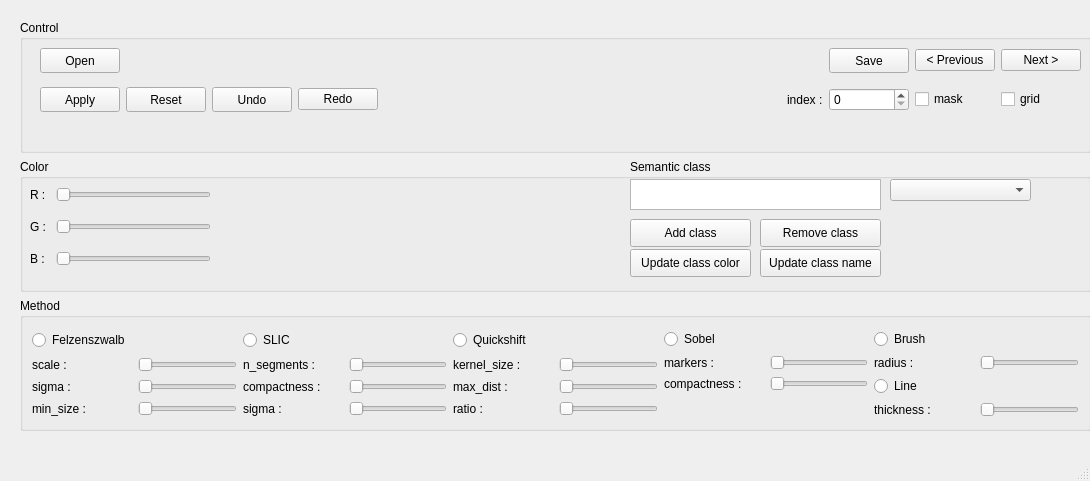
<?xml version="1.0" encoding="UTF-8"?>
<ui version="4.0">
 <class>MainWindow</class>
 <widget class="QMainWindow" name="MainWindow">
  <property name="geometry">
   <rect>
    <x>0</x>
    <y>0</y>
    <width>1090</width>
    <height>481</height>
   </rect>
  </property>
  <property name="sizePolicy">
   <sizepolicy hsizetype="Fixed" vsizetype="Fixed">
    <horstretch>0</horstretch>
    <verstretch>0</verstretch>
   </sizepolicy>
  </property>
  <property name="minimumSize">
   <size>
    <width>1090</width>
    <height>481</height>
   </size>
  </property>
  <property name="maximumSize">
   <size>
    <width>1090</width>
    <height>481</height>
   </size>
  </property>
  <property name="windowTitle">
   <string>MainWindow</string>
  </property>
  <widget class="QWidget" name="centralwidget">
   <widget class="QWidget" name="verticalLayoutWidget_2">
    <property name="geometry">
     <rect>
      <x>20</x>
      <y>20</y>
      <width>1071</width>
      <height>411</height>
     </rect>
    </property>
    <layout class="QVBoxLayout" name="verticalLayout_2">
     <item>
      <layout class="QHBoxLayout" name="horizontalLayout_8">
       <item>
        <widget class="QGroupBox" name="groupBox_3">
         <property name="title">
          <string>Control</string>
         </property>
         <widget class="QWidget" name="gridLayoutWidget_2">
          <property name="geometry">
           <rect>
            <x>20</x>
            <y>20</y>
            <width>1041</width>
            <height>81</height>
           </rect>
          </property>
          <layout class="QGridLayout" name="gridLayout_10">
           <item row="1" column="3">
            <widget class="QPushButton" name="pushButton_14">
             <property name="sizePolicy">
              <sizepolicy hsizetype="Fixed" vsizetype="Fixed">
               <horstretch>0</horstretch>
               <verstretch>0</verstretch>
              </sizepolicy>
             </property>
             <property name="minimumSize">
              <size>
               <width>0</width>
               <height>25</height>
              </size>
             </property>
             <property name="text">
              <string>Undo</string>
             </property>
            </widget>
           </item>
           <item row="1" column="1">
            <widget class="QPushButton" name="pushButton_2">
             <property name="sizePolicy">
              <sizepolicy hsizetype="Fixed" vsizetype="Fixed">
               <horstretch>0</horstretch>
               <verstretch>0</verstretch>
              </sizepolicy>
             </property>
             <property name="minimumSize">
              <size>
               <width>0</width>
               <height>25</height>
              </size>
             </property>
             <property name="text">
              <string>Reset</string>
             </property>
            </widget>
           </item>
           <item row="0" column="8">
            <widget class="QPushButton" name="pushButton_6">
             <property name="sizePolicy">
              <sizepolicy hsizetype="Fixed" vsizetype="Fixed">
               <horstretch>0</horstretch>
               <verstretch>0</verstretch>
              </sizepolicy>
             </property>
             <property name="text">
              <string>&lt; Previous</string>
             </property>
            </widget>
           </item>
           <item row="0" column="0">
            <widget class="QPushButton" name="pushButton_3">
             <property name="sizePolicy">
              <sizepolicy hsizetype="Fixed" vsizetype="Fixed">
               <horstretch>0</horstretch>
               <verstretch>0</verstretch>
              </sizepolicy>
             </property>
             <property name="minimumSize">
              <size>
               <width>0</width>
               <height>25</height>
              </size>
             </property>
             <property name="text">
              <string>Open</string>
             </property>
            </widget>
           </item>
           <item row="1" column="0">
            <widget class="QPushButton" name="pushButton_4">
             <property name="sizePolicy">
              <sizepolicy hsizetype="Fixed" vsizetype="Fixed">
               <horstretch>0</horstretch>
               <verstretch>0</verstretch>
              </sizepolicy>
             </property>
             <property name="minimumSize">
              <size>
               <width>0</width>
               <height>25</height>
              </size>
             </property>
             <property name="text">
              <string>Apply</string>
             </property>
            </widget>
           </item>
           <item row="0" column="9">
            <widget class="QPushButton" name="pushButton_5">
             <property name="sizePolicy">
              <sizepolicy hsizetype="Fixed" vsizetype="Fixed">
               <horstretch>0</horstretch>
               <verstretch>0</verstretch>
              </sizepolicy>
             </property>
             <property name="text">
              <string>Next &gt;</string>
             </property>
            </widget>
           </item>
           <item row="1" column="9">
            <widget class="QCheckBox" name="checkBox">
             <property name="text">
              <string>grid</string>
             </property>
            </widget>
           </item>
           <item row="1" column="8">
            <widget class="QCheckBox" name="checkBox_2">
             <property name="text">
              <string>mask</string>
             </property>
            </widget>
           </item>
           <item row="0" column="1">
            <widget class="QLabel" name="label_3">
             <property name="text">
              <string/>
             </property>
            </widget>
           </item>
           <item row="0" column="5">
            <widget class="QLabel" name="label">
             <property name="text">
              <string/>
             </property>
            </widget>
           </item>
           <item row="0" column="7">
            <widget class="QPushButton" name="pushButton">
             <property name="sizePolicy">
              <sizepolicy hsizetype="Fixed" vsizetype="Fixed">
               <horstretch>0</horstretch>
               <verstretch>0</verstretch>
              </sizepolicy>
             </property>
             <property name="minimumSize">
              <size>
               <width>0</width>
               <height>25</height>
              </size>
             </property>
             <property name="text">
              <string>Save</string>
             </property>
            </widget>
           </item>
           <item row="1" column="4">
            <widget class="QPushButton" name="pushButton_13">
             <property name="sizePolicy">
              <sizepolicy hsizetype="Fixed" vsizetype="Fixed">
               <horstretch>0</horstretch>
               <verstretch>0</verstretch>
              </sizepolicy>
             </property>
             <property name="text">
              <string>Redo</string>
             </property>
            </widget>
           </item>
           <item row="1" column="7">
            <widget class="QSpinBox" name="spinBox"/>
           </item>
           <item row="1" column="6">
            <widget class="QLabel" name="label_12">
             <property name="sizePolicy">
              <sizepolicy hsizetype="Fixed" vsizetype="Preferred">
               <horstretch>0</horstretch>
               <verstretch>0</verstretch>
              </sizepolicy>
             </property>
             <property name="text">
              <string>index :</string>
             </property>
            </widget>
           </item>
          </layout>
         </widget>
        </widget>
       </item>
      </layout>
     </item>
     <item>
      <layout class="QHBoxLayout" name="horizontalLayout">
       <item>
        <widget class="QGroupBox" name="groupBox_2">
         <property name="title">
          <string>Color</string>
         </property>
         <widget class="QWidget" name="gridLayoutWidget">
          <property name="geometry">
           <rect>
            <x>10</x>
            <y>20</y>
            <width>181</width>
            <height>98</height>
           </rect>
          </property>
          <layout class="QGridLayout" name="gridLayout_9">
           <item row="1" column="0">
            <layout class="QHBoxLayout" name="horizontalLayout_6">
             <item>
              <widget class="QLabel" name="label_5">
               <property name="sizePolicy">
                <sizepolicy hsizetype="Fixed" vsizetype="Fixed">
                 <horstretch>0</horstretch>
                 <verstretch>0</verstretch>
                </sizepolicy>
               </property>
               <property name="minimumSize">
                <size>
                 <width>20</width>
                 <height>20</height>
                </size>
               </property>
               <property name="text">
                <string>G :</string>
               </property>
              </widget>
             </item>
             <item>
              <widget class="QSlider" name="g_slider">
               <property name="orientation">
                <enum>Qt::Horizontal</enum>
               </property>
              </widget>
             </item>
            </layout>
           </item>
           <item row="2" column="0">
            <layout class="QHBoxLayout" name="horizontalLayout_7">
             <item>
              <widget class="QLabel" name="label_6">
               <property name="sizePolicy">
                <sizepolicy hsizetype="Fixed" vsizetype="Fixed">
                 <horstretch>0</horstretch>
                 <verstretch>0</verstretch>
                </sizepolicy>
               </property>
               <property name="minimumSize">
                <size>
                 <width>20</width>
                 <height>20</height>
                </size>
               </property>
               <property name="text">
                <string>B :</string>
               </property>
              </widget>
             </item>
             <item>
              <widget class="QSlider" name="b_slider">
               <property name="orientation">
                <enum>Qt::Horizontal</enum>
               </property>
              </widget>
             </item>
            </layout>
           </item>
           <item row="0" column="0">
            <layout class="QHBoxLayout" name="horizontalLayout_5">
             <item>
              <widget class="QLabel" name="label_4">
               <property name="sizePolicy">
                <sizepolicy hsizetype="Fixed" vsizetype="Fixed">
                 <horstretch>0</horstretch>
                 <verstretch>0</verstretch>
                </sizepolicy>
               </property>
               <property name="minimumSize">
                <size>
                 <width>20</width>
                 <height>20</height>
                </size>
               </property>
               <property name="text">
                <string>R :</string>
               </property>
              </widget>
             </item>
             <item>
              <widget class="QSlider" name="r_slider">
               <property name="orientation">
                <enum>Qt::Horizontal</enum>
               </property>
              </widget>
             </item>
            </layout>
           </item>
          </layout>
         </widget>
         <widget class="QComboBox" name="class_list_combobox">
          <property name="geometry">
           <rect>
            <x>870</x>
            <y>20</y>
            <width>141</width>
            <height>22</height>
           </rect>
          </property>
         </widget>
         <widget class="QTextEdit" name="class_name_textEdit">
          <property name="geometry">
           <rect>
            <x>610</x>
            <y>20</y>
            <width>251</width>
            <height>31</height>
           </rect>
          </property>
         </widget>
         <widget class="QPushButton" name="add_class_button">
          <property name="geometry">
           <rect>
            <x>610</x>
            <y>60</y>
            <width>121</width>
            <height>28</height>
           </rect>
          </property>
          <property name="text">
           <string>Add class</string>
          </property>
         </widget>
         <widget class="QPushButton" name="remove_class_button">
          <property name="geometry">
           <rect>
            <x>740</x>
            <y>60</y>
            <width>121</width>
            <height>28</height>
           </rect>
          </property>
          <property name="text">
           <string>Remove class</string>
          </property>
         </widget>
         <widget class="QPushButton" name="update_class_color_button">
          <property name="geometry">
           <rect>
            <x>610</x>
            <y>90</y>
            <width>121</width>
            <height>28</height>
           </rect>
          </property>
          <property name="text">
           <string>Update class color</string>
          </property>
         </widget>
         <widget class="QPushButton" name="update_class_name_button">
          <property name="geometry">
           <rect>
            <x>740</x>
            <y>90</y>
            <width>121</width>
            <height>28</height>
           </rect>
          </property>
          <property name="text">
           <string>Update class name</string>
          </property>
         </widget>
         <widget class="QLabel" name="current_class_color">
          <property name="geometry">
           <rect>
            <x>1030</x>
            <y>20</y>
            <width>21</width>
            <height>20</height>
           </rect>
          </property>
          <property name="text">
           <string>    </string>
          </property>
         </widget>
         <widget class="QLabel" name="current_color_picker">
          <property name="geometry">
           <rect>
            <x>200</x>
            <y>20</y>
            <width>21</width>
            <height>20</height>
           </rect>
          </property>
          <property name="text">
           <string/>
          </property>
         </widget>
         <widget class="QLabel" name="label_7">
          <property name="geometry">
           <rect>
            <x>610</x>
            <y>0</y>
            <width>91</width>
            <height>16</height>
           </rect>
          </property>
          <property name="text">
           <string>Semantic class</string>
          </property>
         </widget>
        </widget>
       </item>
      </layout>
     </item>
     <item>
      <layout class="QHBoxLayout" name="horizontalLayout_3">
       <item>
        <widget class="QGroupBox" name="groupBox">
         <property name="title">
          <string>Method</string>
         </property>
         <layout class="QGridLayout" name="gridLayout">
          <item row="1" column="0">
           <layout class="QGridLayout" name="gridLayout_2">
            <item row="0" column="1">
             <layout class="QHBoxLayout" name="horizontalLayout_4">
              <item>
               <layout class="QGridLayout" name="gridLayout_4">
                <item row="0" column="0">
                 <widget class="QRadioButton" name="radioButton">
                  <property name="text">
                   <string>Felzenszwalb</string>
                  </property>
                 </widget>
                </item>
                <item row="1" column="0">
                 <widget class="QLabel" name="label_1">
                  <property name="sizePolicy">
                   <sizepolicy hsizetype="Fixed" vsizetype="Preferred">
                    <horstretch>0</horstretch>
                    <verstretch>0</verstretch>
                   </sizepolicy>
                  </property>
                  <property name="minimumSize">
                   <size>
                    <width>100</width>
                    <height>0</height>
                   </size>
                  </property>
                  <property name="text">
                   <string>scale :</string>
                  </property>
                  <property name="alignment">
                   <set>Qt::AlignLeading|Qt::AlignLeft|Qt::AlignVCenter</set>
                  </property>
                 </widget>
                </item>
                <item row="2" column="1">
                 <widget class="QSlider" name="horizontalSlider_4">
                  <property name="orientation">
                   <enum>Qt::Horizontal</enum>
                  </property>
                 </widget>
                </item>
                <item row="3" column="1">
                 <widget class="QSlider" name="horizontalSlider_5">
                  <property name="orientation">
                   <enum>Qt::Horizontal</enum>
                  </property>
                 </widget>
                </item>
                <item row="2" column="0">
                 <widget class="QLabel" name="label_11">
                  <property name="sizePolicy">
                   <sizepolicy hsizetype="Fixed" vsizetype="Preferred">
                    <horstretch>0</horstretch>
                    <verstretch>0</verstretch>
                   </sizepolicy>
                  </property>
                  <property name="minimumSize">
                   <size>
                    <width>100</width>
                    <height>0</height>
                   </size>
                  </property>
                  <property name="text">
                   <string>sigma :</string>
                  </property>
                  <property name="alignment">
                   <set>Qt::AlignLeading|Qt::AlignLeft|Qt::AlignVCenter</set>
                  </property>
                 </widget>
                </item>
                <item row="3" column="0">
                 <widget class="QLabel" name="label_13">
                  <property name="sizePolicy">
                   <sizepolicy hsizetype="Fixed" vsizetype="Preferred">
                    <horstretch>0</horstretch>
                    <verstretch>0</verstretch>
                   </sizepolicy>
                  </property>
                  <property name="minimumSize">
                   <size>
                    <width>100</width>
                    <height>0</height>
                   </size>
                  </property>
                  <property name="text">
                   <string>min_size :</string>
                  </property>
                  <property name="alignment">
                   <set>Qt::AlignLeading|Qt::AlignLeft|Qt::AlignVCenter</set>
                  </property>
                 </widget>
                </item>
                <item row="1" column="1">
                 <widget class="QSlider" name="horizontalSlider">
                  <property name="minimumSize">
                   <size>
                    <width>50</width>
                    <height>0</height>
                   </size>
                  </property>
                  <property name="orientation">
                   <enum>Qt::Horizontal</enum>
                  </property>
                 </widget>
                </item>
               </layout>
              </item>
              <item>
               <layout class="QGridLayout" name="gridLayout_3">
                <item row="2" column="0">
                 <widget class="QLabel" name="label_14">
                  <property name="sizePolicy">
                   <sizepolicy hsizetype="Fixed" vsizetype="Preferred">
                    <horstretch>0</horstretch>
                    <verstretch>0</verstretch>
                   </sizepolicy>
                  </property>
                  <property name="minimumSize">
                   <size>
                    <width>100</width>
                    <height>0</height>
                   </size>
                  </property>
                  <property name="text">
                   <string>compactness :</string>
                  </property>
                  <property name="alignment">
                   <set>Qt::AlignLeading|Qt::AlignLeft|Qt::AlignVCenter</set>
                  </property>
                 </widget>
                </item>
                <item row="0" column="0">
                 <widget class="QRadioButton" name="radioButton_2">
                  <property name="text">
                   <string>SLIC</string>
                  </property>
                 </widget>
                </item>
                <item row="3" column="1">
                 <widget class="QSlider" name="horizontalSlider_7">
                  <property name="orientation">
                   <enum>Qt::Horizontal</enum>
                  </property>
                 </widget>
                </item>
                <item row="3" column="0">
                 <widget class="QLabel" name="label_15">
                  <property name="sizePolicy">
                   <sizepolicy hsizetype="Fixed" vsizetype="Preferred">
                    <horstretch>0</horstretch>
                    <verstretch>0</verstretch>
                   </sizepolicy>
                  </property>
                  <property name="minimumSize">
                   <size>
                    <width>100</width>
                    <height>0</height>
                   </size>
                  </property>
                  <property name="text">
                   <string>sigma :</string>
                  </property>
                  <property name="alignment">
                   <set>Qt::AlignLeading|Qt::AlignLeft|Qt::AlignVCenter</set>
                  </property>
                 </widget>
                </item>
                <item row="1" column="0">
                 <widget class="QLabel" name="label_2">
                  <property name="sizePolicy">
                   <sizepolicy hsizetype="Fixed" vsizetype="Preferred">
                    <horstretch>0</horstretch>
                    <verstretch>0</verstretch>
                   </sizepolicy>
                  </property>
                  <property name="minimumSize">
                   <size>
                    <width>100</width>
                    <height>0</height>
                   </size>
                  </property>
                  <property name="text">
                   <string>n_segments :</string>
                  </property>
                  <property name="alignment">
                   <set>Qt::AlignLeading|Qt::AlignLeft|Qt::AlignVCenter</set>
                  </property>
                 </widget>
                </item>
                <item row="1" column="1">
                 <widget class="QSlider" name="horizontalSlider_2">
                  <property name="minimumSize">
                   <size>
                    <width>50</width>
                    <height>0</height>
                   </size>
                  </property>
                  <property name="orientation">
                   <enum>Qt::Horizontal</enum>
                  </property>
                 </widget>
                </item>
                <item row="2" column="1">
                 <widget class="QSlider" name="horizontalSlider_6">
                  <property name="orientation">
                   <enum>Qt::Horizontal</enum>
                  </property>
                 </widget>
                </item>
               </layout>
              </item>
              <item>
               <layout class="QGridLayout" name="gridLayout_5">
                <item row="1" column="0">
                 <widget class="QLabel" name="label_10">
                  <property name="minimumSize">
                   <size>
                    <width>100</width>
                    <height>0</height>
                   </size>
                  </property>
                  <property name="text">
                   <string>kernel_size :</string>
                  </property>
                  <property name="alignment">
                   <set>Qt::AlignLeading|Qt::AlignLeft|Qt::AlignVCenter</set>
                  </property>
                 </widget>
                </item>
                <item row="1" column="1">
                 <widget class="QSlider" name="horizontalSlider_3">
                  <property name="minimumSize">
                   <size>
                    <width>50</width>
                    <height>0</height>
                   </size>
                  </property>
                  <property name="orientation">
                   <enum>Qt::Horizontal</enum>
                  </property>
                 </widget>
                </item>
                <item row="2" column="1">
                 <widget class="QSlider" name="horizontalSlider_8">
                  <property name="orientation">
                   <enum>Qt::Horizontal</enum>
                  </property>
                 </widget>
                </item>
                <item row="0" column="0">
                 <widget class="QRadioButton" name="radioButton_3">
                  <property name="text">
                   <string>Quickshift</string>
                  </property>
                 </widget>
                </item>
                <item row="3" column="1">
                 <widget class="QSlider" name="horizontalSlider_9">
                  <property name="orientation">
                   <enum>Qt::Horizontal</enum>
                  </property>
                 </widget>
                </item>
                <item row="2" column="0">
                 <widget class="QLabel" name="label_16">
                  <property name="minimumSize">
                   <size>
                    <width>100</width>
                    <height>0</height>
                   </size>
                  </property>
                  <property name="text">
                   <string>max_dist :</string>
                  </property>
                  <property name="alignment">
                   <set>Qt::AlignLeading|Qt::AlignLeft|Qt::AlignVCenter</set>
                  </property>
                 </widget>
                </item>
                <item row="3" column="0">
                 <widget class="QLabel" name="label_17">
                  <property name="minimumSize">
                   <size>
                    <width>100</width>
                    <height>0</height>
                   </size>
                  </property>
                  <property name="text">
                   <string>ratio :</string>
                  </property>
                  <property name="alignment">
                   <set>Qt::AlignLeading|Qt::AlignLeft|Qt::AlignVCenter</set>
                  </property>
                 </widget>
                </item>
               </layout>
              </item>
              <item>
               <layout class="QGridLayout" name="gridLayout_7">
                <item row="1" column="1">
                 <widget class="QSlider" name="horizontalSlider_10">
                  <property name="minimumSize">
                   <size>
                    <width>50</width>
                    <height>0</height>
                   </size>
                  </property>
                  <property name="orientation">
                   <enum>Qt::Horizontal</enum>
                  </property>
                 </widget>
                </item>
                <item row="1" column="0">
                 <widget class="QLabel" name="label_18">
                  <property name="minimumSize">
                   <size>
                    <width>100</width>
                    <height>0</height>
                   </size>
                  </property>
                  <property name="text">
                   <string>markers :</string>
                  </property>
                  <property name="alignment">
                   <set>Qt::AlignLeading|Qt::AlignLeft|Qt::AlignVCenter</set>
                  </property>
                 </widget>
                </item>
                <item row="3" column="0">
                 <widget class="QLabel" name="label_20">
                  <property name="text">
                   <string/>
                  </property>
                 </widget>
                </item>
                <item row="2" column="0">
                 <widget class="QLabel" name="label_19">
                  <property name="minimumSize">
                   <size>
                    <width>100</width>
                    <height>0</height>
                   </size>
                  </property>
                  <property name="text">
                   <string>compactness :</string>
                  </property>
                  <property name="alignment">
                   <set>Qt::AlignLeading|Qt::AlignLeft|Qt::AlignVCenter</set>
                  </property>
                 </widget>
                </item>
                <item row="0" column="0">
                 <widget class="QRadioButton" name="radioButton_4">
                  <property name="text">
                   <string>Sobel</string>
                  </property>
                 </widget>
                </item>
                <item row="2" column="1">
                 <widget class="QSlider" name="horizontalSlider_11">
                  <property name="orientation">
                   <enum>Qt::Horizontal</enum>
                  </property>
                 </widget>
                </item>
               </layout>
              </item>
              <item>
               <layout class="QGridLayout" name="gridLayout_8">
                <item row="2" column="0">
                 <widget class="QLabel" name="label_23">
                  <property name="minimumSize">
                   <size>
                    <width>100</width>
                    <height>0</height>
                   </size>
                  </property>
                  <property name="text">
                   <string>radius :</string>
                  </property>
                 </widget>
                </item>
                <item row="0" column="0">
                 <widget class="QRadioButton" name="radioButton_5">
                  <property name="text">
                   <string>Brush</string>
                  </property>
                 </widget>
                </item>
                <item row="2" column="1">
                 <widget class="QSlider" name="horizontalSlider_12">
                  <property name="minimumSize">
                   <size>
                    <width>50</width>
                    <height>0</height>
                   </size>
                  </property>
                  <property name="orientation">
                   <enum>Qt::Horizontal</enum>
                  </property>
                 </widget>
                </item>
                <item row="5" column="0">
                 <widget class="QLabel" name="label_22">
                  <property name="minimumSize">
                   <size>
                    <width>100</width>
                    <height>0</height>
                   </size>
                  </property>
                  <property name="text">
                   <string>thickness :</string>
                  </property>
                 </widget>
                </item>
                <item row="4" column="0">
                 <widget class="QRadioButton" name="radioButton_6">
                  <property name="text">
                   <string>Line</string>
                  </property>
                 </widget>
                </item>
                <item row="5" column="1">
                 <widget class="QSlider" name="horizontalSlider_13">
                  <property name="orientation">
                   <enum>Qt::Horizontal</enum>
                  </property>
                 </widget>
                </item>
               </layout>
              </item>
             </layout>
            </item>
           </layout>
          </item>
         </layout>
        </widget>
       </item>
      </layout>
     </item>
    </layout>
   </widget>
  </widget>
  <widget class="QMenuBar" name="menubar">
   <property name="geometry">
    <rect>
     <x>0</x>
     <y>0</y>
     <width>1090</width>
     <height>26</height>
    </rect>
   </property>
  </widget>
  <widget class="QStatusBar" name="statusbar"/>
 </widget>
 <resources/>
 <connections/>
</ui>
